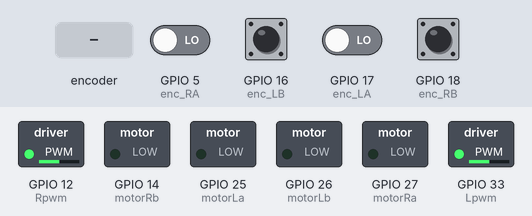
Recording of a sketch running on a simulated ESP32. On the bench: switched loads named in the sketch (green lamp = pin HIGH). The test bench sets the inputs (shaded band); at power-on: GPIO 16 (enc_LB), GPIO 18 (enc_RB) HIGH, GPIO 5 (enc_RA), GPIO 17 (enc_LA) LOW. WiFi joins after 1.5 s; servers stay silent unless stated; what the sketch prints to the serial monitor is not drawn.

Above: at 5.7 s.
5.8 s: rotary encoder on GPIO 5 (enc_RA) / GPIO 18 (enc_RB) turned 3 steps (first pin leading)
At 6.01 s:
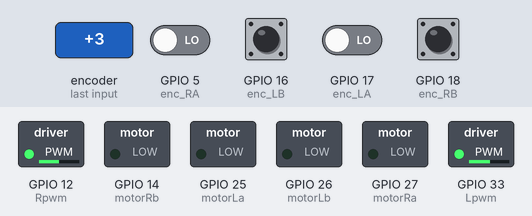
7.9 s: GPIO 17 (enc_LA) driven HIGH
At 8.4 s:
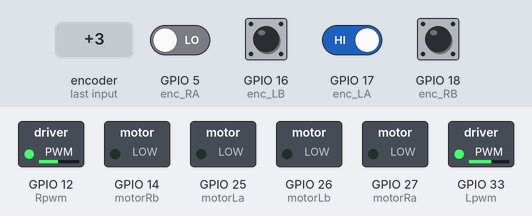
Timing chart, 0 to 10.9 s (numbered marks = the images above; inputs shaded):
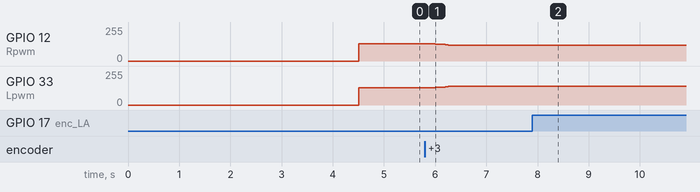

Measured:
- after the input at 5.8 s, GPIO 12 (Rpwm): 129/255 → 128/255 after 0.05 s, → 124/255 0.15 s later, → 120/255 0.20 s later; GPIO 33 (Lpwm): 129/255 → 131/255 after 0.05 s, → 135/255 0.15 s later, → 139/255 0.20 s later
- after the input at 7.9 s, GPIO 33 (Lpwm): 139/255 → 141/255 at once

The sketch:

Task_5.ino
```cpp
//Wifi Udp setup
#include <WiFi.h>
#include <WiFiUdp.h>

const char*  ssid = "LuqmanZGeh";
const char*  password = "qwertyuiop";
unsigned int localPort = 9999;
WiFiUDP udp;
IPAddress Server(192, 168, 43, 225);
IPAddress Client(192, 168, 43, 20);
IPAddress Subnet(255, 255, 255, 0);

// motor pins
#define enc_RA  5
#define enc_RB  18
#define enc_LA  17
#define enc_LB  16
#define motorRa 27
#define motorRb 14
#define motorLa 25
#define motorLb 26
#define Rpwm    12
#define Lpwm    33


// Variables

int count_R              = 0;                          //For Encoders
int count_L              = 0;
const int channel_R      = 0;                          //PWM setup
const int channel_L      = 1;
int Right_motor_speed    = 130;                        // Motor Base speeds
int Left_motor_speed     = 130;
float Kp                 = 2.1;                        // Proportional Controller
int error;
int16_t output;

char packetBuffer[255];                                 //UDP variables


void setup()
{
  Serial.begin(115200);
  setup_motors();

  WiFi.begin(ssid, password);
  while (WiFi.status() != WL_CONNECTED) {          // Exit only when connected
    delay(500);
    Serial.print(".");}
  WiFi.mode(WIFI_STA);                             // ESP-32 as client
  WiFi.config(Client, Server, Subnet);

  Serial.print("\nConnected to ");Serial.println(ssid);
  Serial.print("IP address: ");Serial.println(WiFi.localIP());
  delay(3000);
  udp.begin(localPort);                            // Begin the udp communication
}


void loop()
{
    if(udp.parsePacket() ){                         // If we recieve any packet
      parseUdpMessage();

    }else{
    Proportional_controller();                      // start processing the controller
    changeMotorSpeed();                             // update the motors
    }

}

// here we recieve the upd message and process is
void parseUdpMessage()
    {
    udp.read(packetBuffer, 255);
    Serial.println(packetBuffer[0]);
    delay(2000);
    if(packetBuffer[0]=='s'){
      stop_robot();
    }else{

    char * strtokIndx;
    strtokIndx = strtok(packetBuffer,",");
    Kp = atof(strtokIndx);
    strtokIndx = strtok(NULL, ",");
    Right_motor_speed = atoi(strtokIndx);
    strtokIndx = strtok(NULL, ",");
    Left_motor_speed= atoi(strtokIndx);
    Serial.print("Kp =");Serial.print(Kp);
    Serial.print("  Motor Speeds :");Serial.print(Left_motor_speed);Serial.print(" // ");Serial.println(Right_motor_speed);
    delay (3000);
    start_robot();                                // enable the motors
    reset_();
    }

}

void reset_(){                       // previous Kp values residue must not interfere with new one
  error=0;
  count_R=0;
  count_L=0;
}

void Proportional_controller() {
  error =  count_L - count_R;
  output = Kp * (error);
}

void changeMotorSpeed() {

int rightMotorSpeed = Right_motor_speed + output  ;
int leftMotorSpeed  = Left_motor_speed  - output;
    rightMotorSpeed = constrain(rightMotorSpeed, 120, 255);  // One of the best thing here :)
    leftMotorSpeed  = constrain(leftMotorSpeed, 120, 255);

    Serial.print(output);Serial.print("/");Serial.print(error);Serial.print(" // ");Serial.print(leftMotorSpeed);Serial.print("/");Serial.println(rightMotorSpeed);

    ledcWrite(channel_R, rightMotorSpeed);
    ledcWrite(channel_L, leftMotorSpeed);

}

// Encoders-Interrupt callback functions
void Update_encR(){
   if (digitalRead(enc_RA) == digitalRead(enc_RB)) count_R--;
    else count_R++;
}

void Update_encL(){
 if (digitalRead(enc_LA) == digitalRead(enc_LB)) count_L--;
  else count_L++;
}

// all motor setup is done in one function call
void setup_motors(){
  // pwm setup variables
  const int freq = 5000;
  const int res = 8;

  // direction for motor pinout defination
  pinMode(motorLa, OUTPUT);
  pinMode(motorLb, OUTPUT);
  pinMode(motorRa, OUTPUT);
  pinMode(motorRb, OUTPUT);
  // encoder pinout defination
  pinMode(enc_RA,INPUT);
  pinMode(enc_RB,INPUT);
  pinMode(enc_LA,INPUT);
  pinMode(enc_LB,INPUT);
  // Interrupt connection to gpio pins and defining interrupt case
  attachInterrupt(digitalPinToInterrupt(enc_RA),Update_encR,CHANGE);
  attachInterrupt(digitalPinToInterrupt(enc_LA),Update_encL,CHANGE);
  // Pwm functionality setup
  ledcSetup(channel_R ,freq , res);
  ledcSetup(channel_L ,freq , res);
  ledcAttachPin(Rpwm,channel_R);
  ledcAttachPin(Lpwm,channel_L);

}


// function to enable the motors of robot
void start_robot(){
  digitalWrite(motorLa,HIGH);                             // Forward direction configuration
  digitalWrite(motorRa,HIGH);
  digitalWrite(motorLb,LOW);
  digitalWrite(motorRb,LOW);
  ledcWrite(channel_R , Right_motor_speed);                // giving each motor 0 dutycycle value
  ledcWrite(channel_L , Left_motor_speed);
}


// function to disable the motors of robot
void stop_robot(){
  Serial.println("Stopping The Car ");

  ledcWrite(channel_R , 0);                               // giving each motor 0 dutycycle value
  ledcWrite(channel_L , 0);
  digitalWrite(motorLa,LOW);                             // Stop direction because constrain function overrides it.
  digitalWrite(motorRa,LOW);
  delay(3000);
}
```
